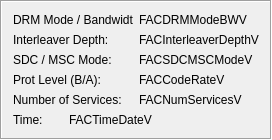
      <widget class="QFrame" name="frame_6">
       <property name="frameShape">
        <enum>QFrame::Box</enum>
       </property>
       <property name="frameShadow">
        <enum>QFrame::Sunken</enum>
       </property>
       <layout class="QHBoxLayout" name="horizontalLayout_4">
        <item>
         <layout class="QVBoxLayout" name="verticalLayout">
          <item>
           <layout class="QFormLayout" name="formLayout_2">
            <property name="fieldGrowthPolicy">
             <enum>QFormLayout::AllNonFixedFieldsGrow</enum>
            </property>
            <item row="0" column="1">
             <widget class="QLabel" name="FACDRMModeBWV">
              <property name="sizePolicy">
               <sizepolicy hsizetype="MinimumExpanding" vsizetype="Minimum">
                <horstretch>0</horstretch>
                <verstretch>0</verstretch>
               </sizepolicy>
              </property>
              <property name="minimumSize">
               <size>
                <width>50</width>
                <height>0</height>
               </size>
              </property>
              <property name="text">
               <string>FACDRMModeBWV</string>
              </property>
              <property name="alignment">
               <set>Qt::AlignLeading|Qt::AlignLeft|Qt::AlignVCenter</set>
              </property>
              <property name="wordWrap">
               <bool>false</bool>
              </property>
              <property name="indent">
               <number>-1</number>
              </property>
             </widget>
            </item>
            <item row="1" column="0">
             <widget class="QLabel" name="FACInterleaverDepthL">
              <property name="sizePolicy">
               <sizepolicy hsizetype="Fixed" vsizetype="Minimum">
                <horstretch>0</horstretch>
                <verstretch>0</verstretch>
               </sizepolicy>
              </property>
              <property name="minimumSize">
               <size>
                <width>120</width>
                <height>0</height>
               </size>
              </property>
              <property name="text">
               <string>Interleaver Depth:</string>
              </property>
              <property name="wordWrap">
               <bool>false</bool>
              </property>
             </widget>
            </item>
            <item row="1" column="1">
             <widget class="QLabel" name="FACInterleaverDepthV">
              <property name="sizePolicy">
               <sizepolicy hsizetype="MinimumExpanding" vsizetype="Minimum">
                <horstretch>0</horstretch>
                <verstretch>0</verstretch>
               </sizepolicy>
              </property>
              <property name="minimumSize">
               <size>
                <width>50</width>
                <height>0</height>
               </size>
              </property>
              <property name="text">
               <string>FACInterleaverDepthV</string>
              </property>
              <property name="alignment">
               <set>Qt::AlignLeading|Qt::AlignLeft|Qt::AlignVCenter</set>
              </property>
              <property name="wordWrap">
               <bool>false</bool>
              </property>
             </widget>
            </item>
            <item row="2" column="0">
             <widget class="QLabel" name="FACSDCMSCModeL">
              <property name="sizePolicy">
               <sizepolicy hsizetype="Fixed" vsizetype="Minimum">
                <horstretch>0</horstretch>
                <verstretch>0</verstretch>
               </sizepolicy>
              </property>
              <property name="minimumSize">
               <size>
                <width>120</width>
                <height>0</height>
               </size>
              </property>
              <property name="text">
               <string>SDC / MSC Mode:</string>
              </property>
              <property name="wordWrap">
               <bool>false</bool>
              </property>
             </widget>
            </item>
            <item row="2" column="1">
             <widget class="QLabel" name="FACSDCMSCModeV">
              <property name="sizePolicy">
               <sizepolicy hsizetype="MinimumExpanding" vsizetype="Minimum">
                <horstretch>0</horstretch>
                <verstretch>0</verstretch>
               </sizepolicy>
              </property>
              <property name="minimumSize">
               <size>
                <width>50</width>
                <height>0</height>
               </size>
              </property>
              <property name="text">
               <string>FACSDCMSCModeV</string>
              </property>
              <property name="alignment">
               <set>Qt::AlignLeading|Qt::AlignLeft|Qt::AlignVCenter</set>
              </property>
              <property name="wordWrap">
               <bool>false</bool>
              </property>
             </widget>
            </item>
            <item row="3" column="0">
             <widget class="QLabel" name="FACCodeRateL">
              <property name="sizePolicy">
               <sizepolicy hsizetype="Fixed" vsizetype="Minimum">
                <horstretch>0</horstretch>
                <verstretch>0</verstretch>
               </sizepolicy>
              </property>
              <property name="minimumSize">
               <size>
                <width>120</width>
                <height>0</height>
               </size>
              </property>
              <property name="text">
               <string>Prot Level (B/A):</string>
              </property>
              <property name="wordWrap">
               <bool>false</bool>
              </property>
             </widget>
            </item>
            <item row="3" column="1">
             <widget class="QLabel" name="FACCodeRateV">
              <property name="sizePolicy">
               <sizepolicy hsizetype="MinimumExpanding" vsizetype="Minimum">
                <horstretch>0</horstretch>
                <verstretch>0</verstretch>
               </sizepolicy>
              </property>
              <property name="minimumSize">
               <size>
                <width>50</width>
                <height>0</height>
               </size>
              </property>
              <property name="text">
               <string>FACCodeRateV</string>
              </property>
              <property name="alignment">
               <set>Qt::AlignLeading|Qt::AlignLeft|Qt::AlignVCenter</set>
              </property>
              <property name="wordWrap">
               <bool>false</bool>
              </property>
             </widget>
            </item>
            <item row="4" column="0">
             <widget class="QLabel" name="FACNumServicesL">
              <property name="sizePolicy">
               <sizepolicy hsizetype="Fixed" vsizetype="Minimum">
                <horstretch>0</horstretch>
                <verstretch>0</verstretch>
               </sizepolicy>
              </property>
              <property name="minimumSize">
               <size>
                <width>120</width>
                <height>0</height>
               </size>
              </property>
              <property name="text">
               <string>Number of Services:</string>
              </property>
              <property name="wordWrap">
               <bool>false</bool>
              </property>
             </widget>
            </item>
            <item row="4" column="1">
             <widget class="QLabel" name="FACNumServicesV">
              <property name="sizePolicy">
               <sizepolicy hsizetype="MinimumExpanding" vsizetype="Minimum">
                <horstretch>0</horstretch>
                <verstretch>0</verstretch>
               </sizepolicy>
              </property>
              <property name="minimumSize">
               <size>
                <width>50</width>
                <height>0</height>
               </size>
              </property>
              <property name="text">
               <string>FACNumServicesV</string>
              </property>
              <property name="alignment">
               <set>Qt::AlignLeading|Qt::AlignLeft|Qt::AlignVCenter</set>
              </property>
              <property name="wordWrap">
               <bool>false</bool>
              </property>
             </widget>
            </item>
            <item row="0" column="0">
             <widget class="QLabel" name="FACDRMModeBWL">
              <property name="sizePolicy">
               <sizepolicy hsizetype="Fixed" vsizetype="Minimum">
                <horstretch>0</horstretch>
                <verstretch>0</verstretch>
               </sizepolicy>
              </property>
              <property name="minimumSize">
               <size>
                <width>120</width>
                <height>0</height>
               </size>
              </property>
              <property name="maximumSize">
               <size>
                <width>120</width>
                <height>32767</height>
               </size>
              </property>
              <property name="text">
               <string>DRM Mode / Bandwidth:</string>
              </property>
              <property name="wordWrap">
               <bool>false</bool>
              </property>
              <property name="indent">
               <number>-1</number>
              </property>
             </widget>
            </item>
           </layout>
          </item>
          <item>
           <layout class="QFormLayout" name="formLayout_3">
            <property name="fieldGrowthPolicy">
             <enum>QFormLayout::AllNonFixedFieldsGrow</enum>
            </property>
            <item row="0" column="0">
             <widget class="QLabel" name="FACTimeDateL">
              <property name="sizePolicy">
               <sizepolicy hsizetype="Fixed" vsizetype="Minimum">
                <horstretch>0</horstretch>
                <verstretch>0</verstretch>
               </sizepolicy>
              </property>
              <property name="minimumSize">
               <size>
                <width>50</width>
                <height>0</height>
               </size>
              </property>
              <property name="text">
               <string>Time:</string>
              </property>
              <property name="wordWrap">
               <bool>false</bool>
              </property>
             </widget>
            </item>
            <item row="0" column="1">
             <widget class="QLabel" name="FACTimeDateV">
              <property name="sizePolicy">
               <sizepolicy hsizetype="MinimumExpanding" vsizetype="Minimum">
                <horstretch>0</horstretch>
                <verstretch>0</verstretch>
               </sizepolicy>
              </property>
              <property name="minimumSize">
               <size>
                <width>120</width>
                <height>0</height>
               </size>
              </property>
              <property name="text">
               <string>FACTimeDateV</string>
              </property>
              <property name="alignment">
               <set>Qt::AlignLeading|Qt::AlignLeft|Qt::AlignVCenter</set>
              </property>
              <property name="wordWrap">
               <bool>false</bool>
              </property>
             </widget>
            </item>
           </layout>
          </item>
         </layout>
        </item>
       </layout>
      </widget>
